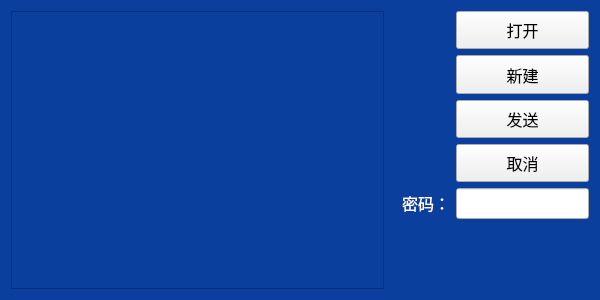
<?xml version="1.0" encoding="UTF-8"?>
<ui version="4.0">
 <class>selfcheck</class>
 <widget class="QDialog" name="selfcheck">
  <property name="geometry">
   <rect>
    <x>0</x>
    <y>0</y>
    <width>600</width>
    <height>300</height>
   </rect>
  </property>
  <property name="windowTitle">
   <string>补偿测试</string>
  </property>
  <property name="windowIcon">
   <iconset resource="image.qrc">
    <normaloff>:/resource/自检.png</normaloff>:/resource/自检.png</iconset>
  </property>
  <property name="styleSheet">
   <string notr="true">QDialog
{
background-color: rgb(11,63,158);
}

QToolButton
{
background-color: rgb(239, 239, 241);
}

QTableView
{
color: rgb(239, 239, 241);
background-color: rgb(11,63,158);
}</string>
  </property>
  <layout class="QHBoxLayout" name="horizontalLayout_2">
   <item>
    <layout class="QHBoxLayout" name="horizontalLayout" stretch="30,1,15">
     <property name="spacing">
      <number>6</number>
     </property>
     <item>
      <widget class="QTableView" name="table">
       <property name="styleSheet">
        <string notr="true"/>
       </property>
       <property name="editTriggers">
        <set>QAbstractItemView::NoEditTriggers</set>
       </property>
       <property name="selectionBehavior">
        <enum>QAbstractItemView::SelectRows</enum>
       </property>
       <attribute name="verticalHeaderVisible">
        <bool>false</bool>
       </attribute>
      </widget>
     </item>
     <item>
      <spacer name="horizontalSpacer">
       <property name="orientation">
        <enum>Qt::Horizontal</enum>
       </property>
       <property name="sizeHint" stdset="0">
        <size>
         <width>40</width>
         <height>20</height>
        </size>
       </property>
      </spacer>
     </item>
     <item>
      <layout class="QVBoxLayout" name="verticalLayout" stretch="10,1">
       <item>
        <layout class="QGridLayout" name="gridLayout" rowstretch="0,0,0,0,0">
         <item row="0" column="1">
          <widget class="QToolButton" name="toolButton">
           <property name="sizePolicy">
            <sizepolicy hsizetype="Expanding" vsizetype="Expanding">
             <horstretch>0</horstretch>
             <verstretch>0</verstretch>
            </sizepolicy>
           </property>
           <property name="maximumSize">
            <size>
             <width>16777215</width>
             <height>40</height>
            </size>
           </property>
           <property name="font">
            <font>
             <family>微软雅黑</family>
             <pointsize>12</pointsize>
            </font>
           </property>
           <property name="text">
            <string>打开</string>
           </property>
          </widget>
         </item>
         <item row="1" column="1">
          <widget class="QToolButton" name="toolButton_4">
           <property name="sizePolicy">
            <sizepolicy hsizetype="Expanding" vsizetype="Expanding">
             <horstretch>0</horstretch>
             <verstretch>0</verstretch>
            </sizepolicy>
           </property>
           <property name="maximumSize">
            <size>
             <width>16777215</width>
             <height>40</height>
            </size>
           </property>
           <property name="font">
            <font>
             <family>微软雅黑</family>
             <pointsize>12</pointsize>
            </font>
           </property>
           <property name="text">
            <string>新建</string>
           </property>
          </widget>
         </item>
         <item row="2" column="1">
          <widget class="QToolButton" name="toolButton_5">
           <property name="sizePolicy">
            <sizepolicy hsizetype="Expanding" vsizetype="Expanding">
             <horstretch>0</horstretch>
             <verstretch>0</verstretch>
            </sizepolicy>
           </property>
           <property name="maximumSize">
            <size>
             <width>16777215</width>
             <height>40</height>
            </size>
           </property>
           <property name="font">
            <font>
             <family>微软雅黑</family>
             <pointsize>12</pointsize>
            </font>
           </property>
           <property name="text">
            <string>发送</string>
           </property>
          </widget>
         </item>
         <item row="3" column="1">
          <widget class="QToolButton" name="toolButton_3">
           <property name="sizePolicy">
            <sizepolicy hsizetype="Expanding" vsizetype="Expanding">
             <horstretch>0</horstretch>
             <verstretch>0</verstretch>
            </sizepolicy>
           </property>
           <property name="maximumSize">
            <size>
             <width>16777215</width>
             <height>40</height>
            </size>
           </property>
           <property name="font">
            <font>
             <family>微软雅黑</family>
             <pointsize>12</pointsize>
            </font>
           </property>
           <property name="text">
            <string>取消</string>
           </property>
          </widget>
         </item>
         <item row="4" column="0">
          <widget class="QLabel" name="label">
           <property name="sizePolicy">
            <sizepolicy hsizetype="Expanding" vsizetype="Fixed">
             <horstretch>0</horstretch>
             <verstretch>0</verstretch>
            </sizepolicy>
           </property>
           <property name="font">
            <font>
             <family>微软雅黑</family>
             <pointsize>12</pointsize>
            </font>
           </property>
           <property name="styleSheet">
            <string notr="true">color: rgb(255, 255, 255);</string>
           </property>
           <property name="text">
            <string>密码：</string>
           </property>
          </widget>
         </item>
         <item row="4" column="1">
          <widget class="QLineEdit" name="lineEdit">
           <property name="sizePolicy">
            <sizepolicy hsizetype="Expanding" vsizetype="Fixed">
             <horstretch>0</horstretch>
             <verstretch>0</verstretch>
            </sizepolicy>
           </property>
           <property name="font">
            <font>
             <family>微软雅黑</family>
             <pointsize>12</pointsize>
            </font>
           </property>
           <property name="echoMode">
            <enum>QLineEdit::Password</enum>
           </property>
          </widget>
         </item>
        </layout>
       </item>
       <item>
        <spacer name="verticalSpacer">
         <property name="orientation">
          <enum>Qt::Vertical</enum>
         </property>
         <property name="sizeHint" stdset="0">
          <size>
           <width>20</width>
           <height>40</height>
          </size>
         </property>
        </spacer>
       </item>
      </layout>
     </item>
    </layout>
   </item>
  </layout>
 </widget>
 <resources>
  <include location="image.qrc"/>
 </resources>
 <connections/>
</ui>
